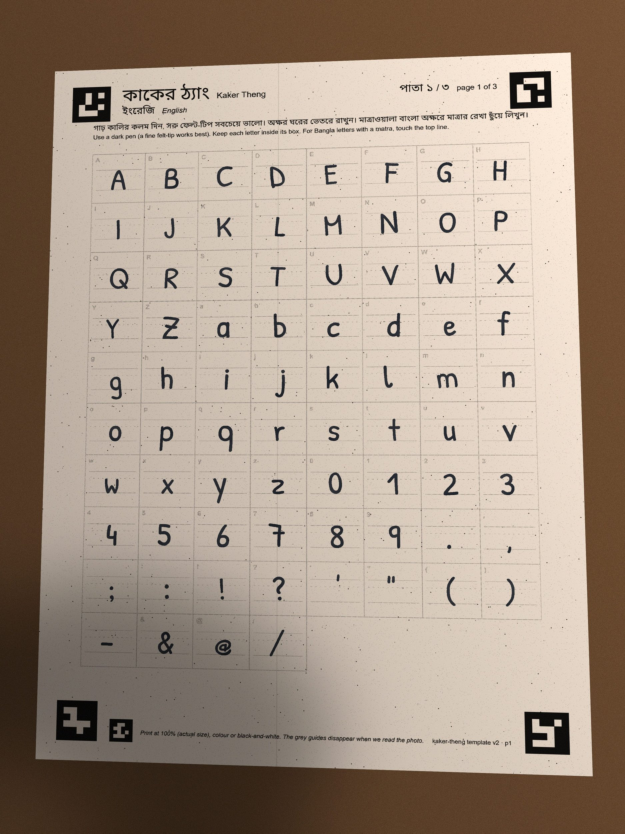
#> input picture backend/tests/data/sample-page1.jpg, 1875 x 2500 px (shown at 1/3 size)
$ python -i scan.py   (imports and definitions only)
#> lines starting #> are read from the running program, lines starting #| are printed output that depends on the picture
#> further down, picture is the input picture: shape (2500, 1875, 3); mean B, G, R 134.4, 149.9, 167
### backend/app/config.py
"""Shared constants: paths and the template geometry.

The template generator and the scanner both read these, so a cell printed
at a given place is cut from exactly the same place in the scanned photo.
"""

from pathlib import Path

APP_DIR = Path(__file__).resolve().parent
BACKEND_DIR = APP_DIR.parent
ASSETS_DIR = BACKEND_DIR / "assets"
BASE_FONT_PATH = ASSETS_DIR / "NotoSansBengali-Regular.ttf"
OFL_PATH = ASSETS_DIR / "OFL.txt"
LAYOUT_CACHE_PATH = ASSETS_DIR / "layout.json"  # written by scripts/make_template.py

# --- Colours -----------------------------------------------------------------
# Everything printed inside a cell is this light grey. It has to survive a
# black-and-white laser print or photocopy (which darken greys through dot
# gain) and still come out clearly lighter than pen ink, so the scanner can
# separate the two by darkness alone. 22% tint.
GUIDE_RGB = (0xC6, 0xC6, 0xC6)
INK_RGB = (0x1D, 0x21, 0x40)

# --- Page (millimetres, origin top-left, y grows downwards) -------------------
PAGE_W_MM = 210.0
PAGE_H_MM = 297.0

# Canonical warped image: A4 at 300 dpi.
CANON_W_PX = 2480
CANON_H_PX = 3508
PX_PER_MM = CANON_W_PX / PAGE_W_MM

# ArUco markers, DICT_4X4_50. Page n (1-based) uses ids 4n .. 4n+3, in the
# order top-left, top-right, bottom-right, bottom-left.
ARUCO_DICT = "DICT_4X4_50"
MARKER_MM = 16.0
MARKER_MARGIN_MM = 8.0
CORNERS = ("top-left", "top-right", "bottom-right", "bottom-left")


def marker_origin_mm(corner: str) -> tuple[float, float]:
    """Top-left corner of the marker square for a page corner."""
    far_x = PAGE_W_MM - MARKER_MARGIN_MM - MARKER_MM
    far_y = PAGE_H_MM - MARKER_MARGIN_MM - MARKER_MM
    return {
        "top-left": (MARKER_MARGIN_MM, MARKER_MARGIN_MM),
        "top-right": (far_x, MARKER_MARGIN_MM),
        "bottom-right": (far_x, far_y),
        "bottom-left": (MARKER_MARGIN_MM, far_y),
    }[corner]


def marker_ids(page: int) -> list[int]:
    return [4 * page + i for i in range(4)]


# Template version: a fifth, smaller marker on every page (id = base +
# version), beside the bottom-left corner marker. Bump TEMPLATE_VERSION
# whenever a page's cell layout changes; assets/template_versions.json keeps
# each version's page fingerprints so old prints are never read with the
# wrong cell map.
TEMPLATE_VERSION = 2
VERSION_MARKER_BASE = 16  # ids 16..49 in DICT_4X4_50: versions 0..33
VERSION_MARKER_MM = 9.0
UNVERSIONED = 1  # templates printed before the version marker existed


# [4 lines left out: function version_marker_origin_mm, not called in this run]


# --- Cell grid ---------------------------------------------------------------
CELL_MM = 22.0
TALL_CELL_MM = 33.0  # same width and scale; the extra height is split above and below
COLS = 8
ROWS = 10
GRID_H_MM = ROWS * CELL_MM
GRID_X_MM = (PAGE_W_MM - COLS * CELL_MM) / 2  # 17 mm
GRID_Y_MM = 39.0

# --- The ONE transform from cell to font units --------------------------------
# Inside every cell the baseline maps to y=0 and the printed মাত্রা / cap line
# maps to HEADLINE_UNITS. HEADLINE_UNITS is measured from the base font's ক at
# startup (centre of its headline bar), so this is only the vertical layout of
# the guides. Everything else follows from the scale.
CELL_TOP_UNITS = 1000  # highest ink we leave room for (reph, ই, ঈ ...)
CELL_BOTTOM_UNITS = -330  # lowest ink (ৃ, ্, Latin descenders)
CELL_PAD_MM = 0.8
MM_PER_UNIT = (CELL_MM - 2 * CELL_PAD_MM) / (CELL_TOP_UNITS - CELL_BOTTOM_UNITS)
BASELINE_FROM_TOP_MM = CELL_PAD_MM + CELL_TOP_UNITS * MM_PER_UNIT
LATIN_XHEIGHT_RATIO = 0.68  # dotted guide on the English page only

# Scanner: ink inside this inset from the cell border is ignored.
CELL_CUT_INSET_MM = 1.0

### backend/app/scan.py
"""Find the template page in a photo and straighten it."""

from __future__ import annotations

from dataclasses import dataclass, field
from functools import lru_cache

import cv2
import numpy as np

from . import config as C

CORNER_BN = {"top-left": "উপরে বাঁয়ের", "top-right": "উপরে ডানের", "bottom-right": "নিচে ডানের", "bottom-left": "নিচে বাঁয়ের"}


class ScanError(Exception):
    """A problem the user can fix by taking another photo."""

    def __init__(self, code: str, en: str, bn: str, **details):
        super().__init__(en)
        self.code, self.en, self.bn, self.details = code, en, bn, details

    def to_dict(self) -> dict:
        return {"code": self.code, "message": self.en, "message_bn": self.bn, **self.details}


@dataclass
class FoundPage:
    page: int
    gray: np.ndarray  # canonical CANON_H_PX x CANON_W_PX, uint8
    missing_corners: list[str] = field(default_factory=list)
    version: int | None = None  # None: no version marker found


def _version(ids) -> int | None:
    v = [i - C.VERSION_MARKER_BASE for i in ids if C.VERSION_MARKER_BASE <= i < 50]
    return max(v) if v else None


def _version_on_page(warped: np.ndarray) -> int | None:
    """Second chance: look for the version marker where it should be on the
    straightened page, enlarged."""
    k = C.PX_PER_MM
    x, y = C.version_marker_origin_mm()
    pad = 6
    crop = warped[max(0, round((y - pad) * k)) : round((y + C.VERSION_MARKER_MM + pad) * k), max(0, round((x - pad) * k)) : round((x + C.VERSION_MARKER_MM + pad) * k)]
    if crop.size == 0:
        return None
    return _version(_detect(cv2.resize(crop, None, fx=2, fy=2, interpolation=cv2.INTER_CUBIC)))


@lru_cache(maxsize=1)
def _detector() -> cv2.aruco.ArucoDetector:
    params = cv2.aruco.DetectorParameters()
    params.cornerRefinementMethod = cv2.aruco.CORNER_REFINE_SUBPIX
    params.adaptiveThreshWinSizeMax = 53
    d = cv2.aruco.getPredefinedDictionary(getattr(cv2.aruco, C.ARUCO_DICT))
    return cv2.aruco.ArucoDetector(d, params)


def _marker_corners_mm(corner: str) -> np.ndarray:
    """The marker's 4 corners on the page, in ArUco order (TL, TR, BR, BL)."""
    x, y = C.marker_origin_mm(corner)
    s = C.MARKER_MM
    return np.array([(x, y), (x + s, y), (x + s, y + s), (x, y + s)], np.float32)


def _detect(gray: np.ndarray) -> dict[int, np.ndarray]:
    corners, ids, _ = _detector().detectMarkers(gray)
    if ids is None:
        return {}
    return {int(i): c.reshape(4, 2) for i, c in zip(ids.flatten(), corners)}


def find_page(image: np.ndarray, expected_page: int | None = None) -> FoundPage:
    gray = image if image.ndim == 2 else cv2.cvtColor(image, cv2.COLOR_BGR2GRAY)
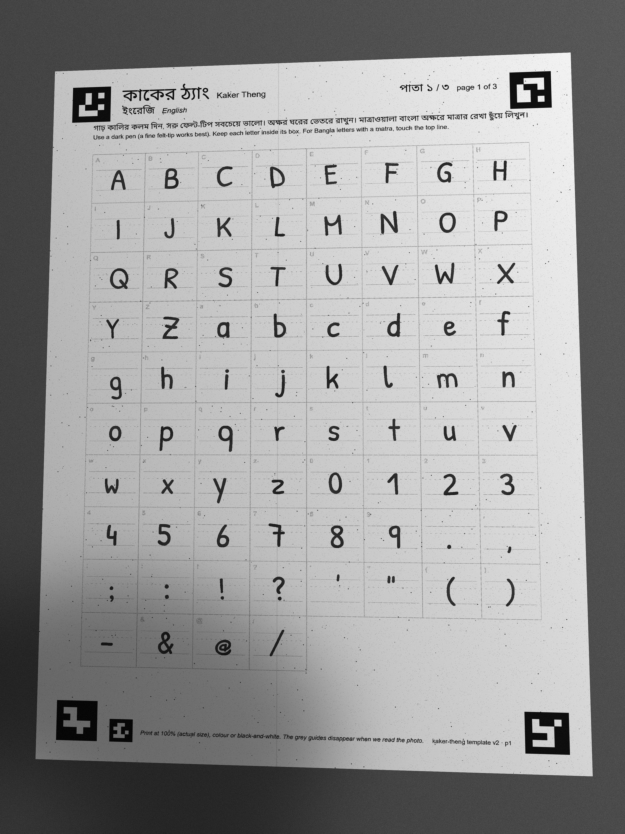
#> gray: shape (2500, 1875) (shown at 1/3 size); min 2, max 245, mean 153.3
    found = _detect(gray)
#> in _detect, `corners, ids, _ = _detector().detectMarkers(gray)`: corners = 5 items; ids = [6, 7, 5, 4, 18]
#> found = 5 items
    if len(found) < 4:
        # Small or soft photos: try again a bit sharper and larger.
        big = cv2.resize(gray, None, fx=1.5, fy=1.5, interpolation=cv2.INTER_CUBIC)
        more = {k: v / 1.5 for k, v in _detect(big).items()}
        if len(more) > len(found):
            found = more

    pages = {}
    for marker_id in found:
        page = marker_id // 4
        if 1 <= page <= 3:
            pages[page] = pages.get(page, 0) + 1
#> this loop made 5 passes
#> (marker_id, page) on passes 1, 2, 3, 5: (6, 1), (7, 1), (5, 1), (18, 4)
#> page on pass 4: 1
#> after the loop, pages = {1: 4}
    if not pages:
        raise ScanError(
            "no_markers",
            "Couldn't find the template's corner squares. Make sure all four black corner squares are in the photo.",
            "পাতার চার কোণের কালো চৌকো খুঁজে পাইনি। চারটে কোণই ছবিতে রাখুন।",
        )
    if len(pages) > 1:
        raise ScanError(
            "mixed_pages",
            "This photo shows corners from more than one page. Photograph one page at a time.",
            "ছবিতে একাধিক পাতার কোণ দেখা যাচ্ছে। একবারে একটা পাতার ছবি দিন।",
        )
    page = next(iter(pages))
#> page = 1
    if expected_page and page != expected_page:
        raise ScanError(
            "wrong_page",
            f"This is page {page}, not page {expected_page}.",
            f"এটা {page} নম্বর পাতা, {expected_page} নম্বর নয়।",
            page=page,
        )

    ids = C.marker_ids(page)
#> ids = [4, 5, 6, 7]
    missing = [corner for corner, mid in zip(C.CORNERS, ids) if mid not in found]
#> missing = []
    if len(missing) > 1:
        names_en = " and ".join(missing)
        names_bn = " আর ".join(CORNER_BN[m] for m in missing)
        raise ScanError(
            "missing_corners",
            f"Couldn't see the {names_en} corner square{'s' if len(missing) > 1 else ''}. "
            "Keep the whole page in the photo, without a shadow or finger over the corners.",
            f"{names_bn} কোণের চৌকো দেখা যাচ্ছে না। পুরো পাতাটা ছবিতে রাখুন, কোণে যেন ছায়া বা আঙুল না পড়ে।",
            page=page,
            missing_corners=missing,
        )

    # Three markers (12 points) still pin the homography down well.
    src, dst = [], []
    for corner, mid in zip(C.CORNERS, ids):
        if mid in found:
            src.append(found[mid])
            dst.append(_marker_corners_mm(corner) * C.PX_PER_MM)
#> this loop made 4 passes
#> (corner, x in _marker_corners_mm, y in _marker_corners_mm) on passes 1 to 4: ('top-left', 8, 8), ('top-right', 186, 8), ('bottom-right', 186, 273), ('bottom-left', 8, 273)
#> after the loop, dst = 4 items; src = 4 items
    src_pts, dst_pts = np.concatenate(src), np.concatenate(dst)
#> src_pts = 16 rows, first 8: [219, 263.2], [332.6, 259.3], [330.4, 363.9], [216.2, 367.5], [1528.1, 217.3], [1651.6, 213], [1654.6, 322.2], [1530.7, 326.7]; dst_pts = 16 rows, first 8: [94.48, 94.48], [283.4, 94.48], [283.4, 283.4], [94.48, 283.4], [2196.6, 94.48], [2385.5, 94.48], [2385.5, 283.4], [2196.6, 283.4]
    h, _ = cv2.findHomography(src_pts, dst_pts, 0)
#> h = [[1.71, 0.0484, -291.2], [0.0681, 1.86, -408.7], [3.46e-05, 3.94e-05, 1]]
    if h is None:
        raise ScanError("bad_geometry", "The page is too bent or tilted to straighten.", "পাতাটা খুব বাঁকা বা কাত হয়ে আছে, সোজা করতে পারছি না।")
    err = np.linalg.norm(cv2.perspectiveTransform(src_pts[None], h)[0] - dst_pts, axis=1).max()
#> err = 1.16
    if err > 12:
        raise ScanError(
            "bad_geometry",
            "The page looks bent. Lay it flat and take the photo from straight above.",
            "পাতাটা ভাঁজ বা বাঁকা মনে হচ্ছে। সমান জায়গায় রেখে ঠিক ওপর থেকে ছবি তুলুন।",
            page=page,
        )
    warped = cv2.warpPerspective(gray, h, (C.CANON_W_PX, C.CANON_H_PX), flags=cv2.INTER_LINEAR, borderValue=255)
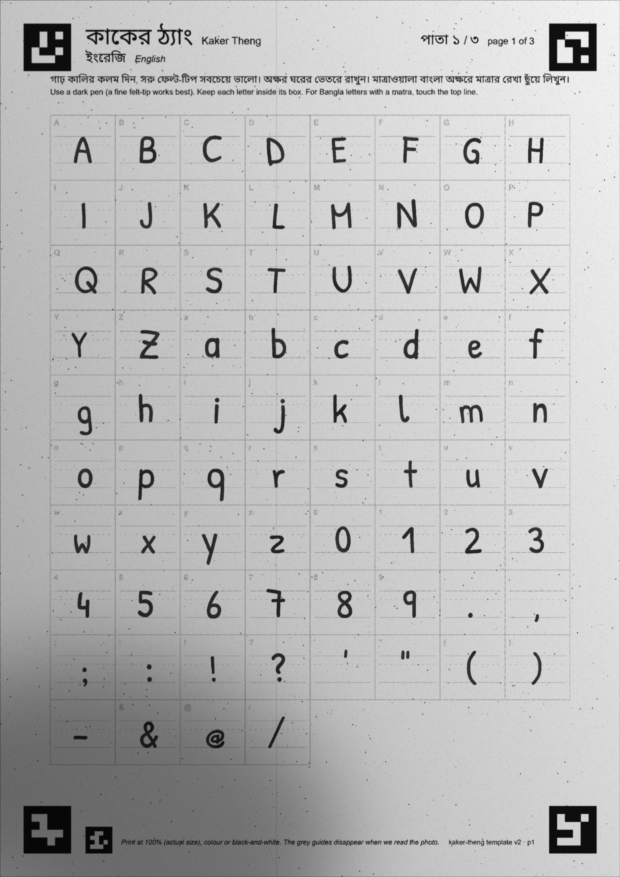
#> warped: shape (3508, 2480) (shown at 1/4 size); min 2, max 245, mean 185.7
    version = _version(found)
#> in _version, `v = [i - C.VERSION_MARKER_BASE for i in ids if C.VERSION_MARKER_BASE <..`: v = [2]
#> version = 2
    if version is None:
        version = _version_on_page(warped)
    return FoundPage(page, warped, missing, version)

>>> import cv2
>>> picture = cv2.imread('../tests/data/sample-page1.jpg')
>>> result = find_page(picture)
